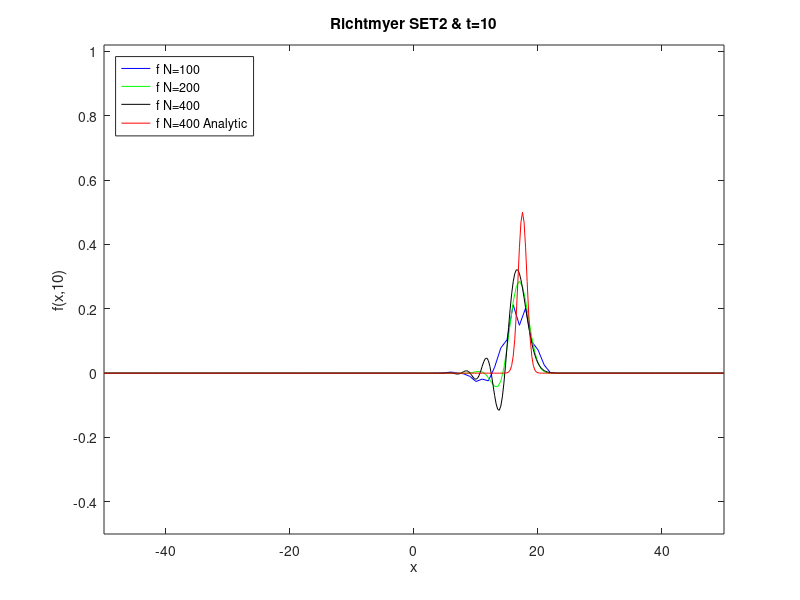

The MATLAB source for this figure:
load Richt100t10.dat;
load Richt200t10.dat;
load Richt400t10.dat;
x100 = Richt100t10(:,1);
x200 = Richt200t10(:,1);
x400 = Richt400t10(:,1);

F100 = Richt100t10(:,5);
F200 = Richt200t10(:,5);
F400 = Richt400t10(:,5);
F400A = Richt400t10(:,6);


plot(x100,F100,'b',x200,F200,'g',x400,F400,'k',x400,F400A,'r');
title('Richtmyer SET2 & t=10')
xlabel('x')
ylabel('f(x,10)')
legend({'f N=100','f N=200','f N=400','f N=400 Analytic'},'Location','northwest')
axis([-50 50 -0.5 1.02])
